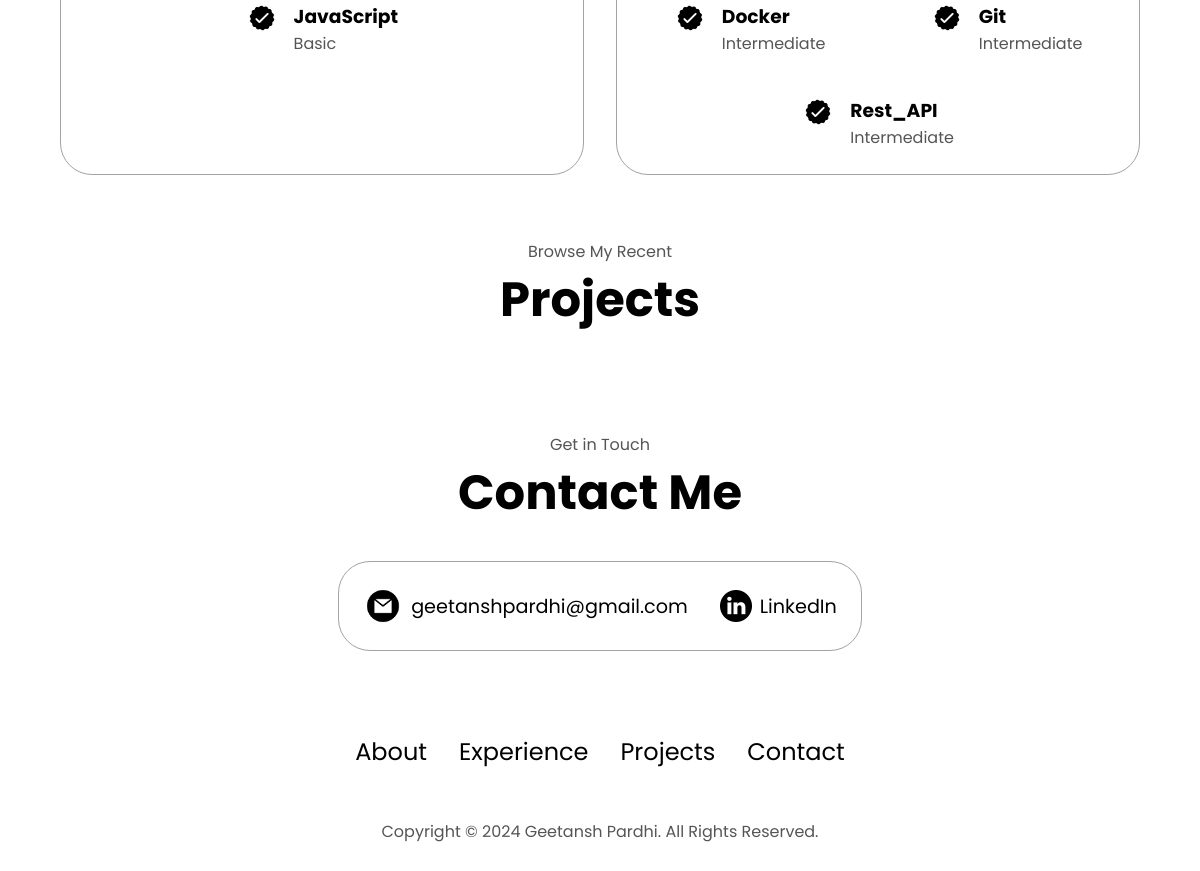
Before: / (lower part) with the older database file.
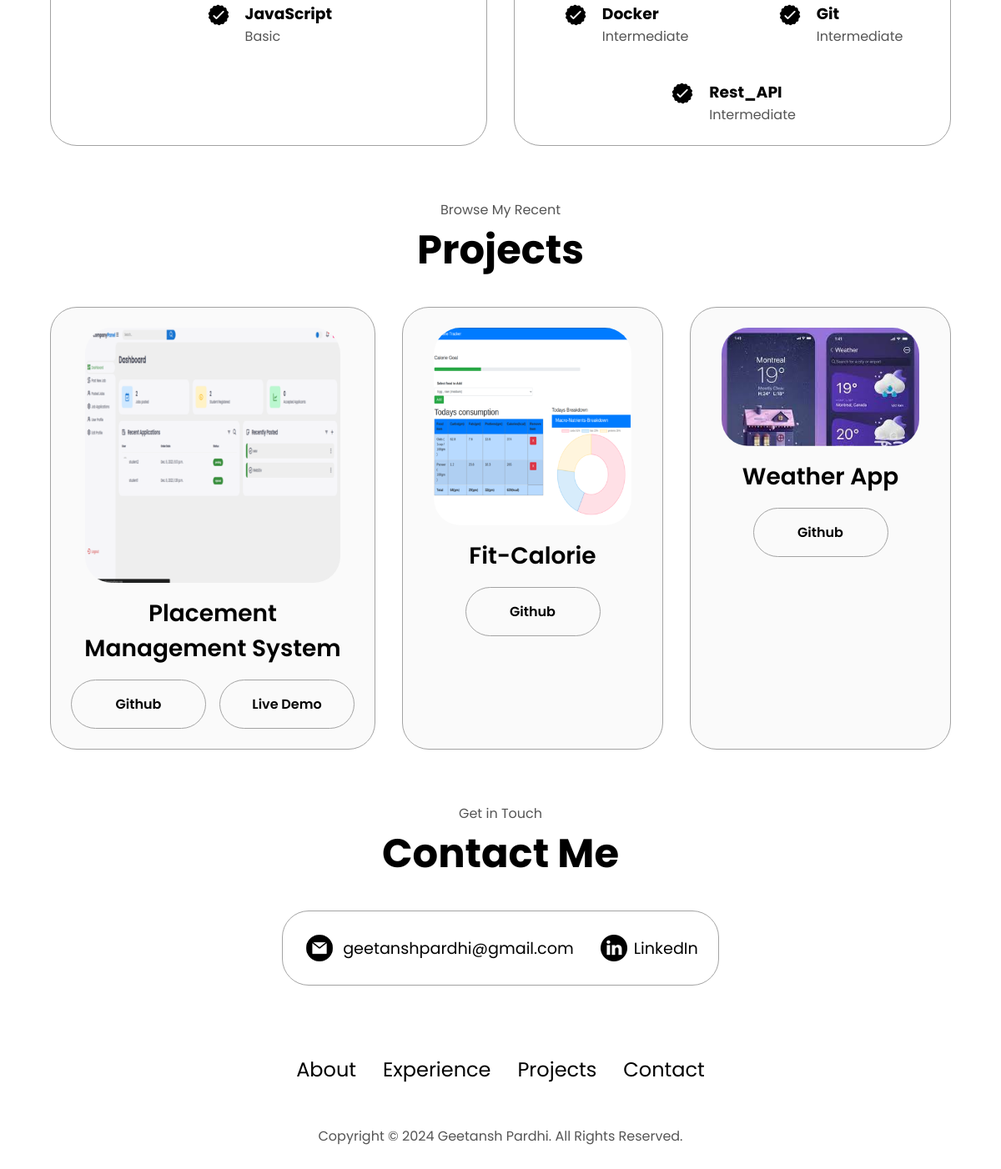
After: the same page with the newer database file.
### myapp/models.py (models this page shows, shortened)
class Project(models.Model):
    title = models.CharField(max_length=100)
    description = models.TextField()
    image = models.ImageField(upload_to='project_images/', blank=True, null=True)
    gitlink = models.CharField(max_length=500,blank=True, null=True)
    livelink = models.CharField(max_length=500,blank=True, null=True)

### myapp/views.py (the view)
# urls.py: 2. Add a URL to urlpatterns:  path('', views.home, name='home')
def home(request):
    projects = Project.objects.all()
    resume = Resume.objects.get(pk=1)
    return render(request,'myapp/home.html',{'resume':resume,'projects':projects})

### myapp/templates/myapp/home.html (shortened to what this page needs)
<!DOCTYPE html>
{% load static %}
<html lang="en">
  <head>
    <link rel="stylesheet" href="{% static 'css/style.css' %}" />
    <link rel="stylesheet" href="{% static 'css/mediaqueries.css' %}" />
  </head>
  <body>
    <section id="experience">
      <div class="experience-details-container">
        <div class="about-containers">
          <div class="details-container">
            <div class="article-container">
              <article>
                <img
                  src="{% static 'images/checkmark.png' %}"
                  alt="Experience icon"
                  class="icon"
                />
                <div>
                  <h3>JavaScript</h3>
                  <p>Basic</p>
                </div>
              </article>
            </div>
          </div>
          <div class="details-container">
            <div class="article-container">
              <article>
                <img
                  src="{% static 'images/checkmark.png' %}"
                  alt="Experience icon"
                  class="icon"
                />
                <div>
                  <h3>Docker</h3>
                  <p>Intermediate</p>
                </div>
              </article>
              <article>
                <img
                  src="{% static 'images/checkmark.png' %}"
                  alt="Experience icon"
                  class="icon"
                />
                <div>
                  <h3>Git</h3>
                  <p>Intermediate</p>
                </div>
              </article>
              <article>
                <img
                  src="{% static 'images/checkmark.png' %}"
                  alt="Experience icon"
                  class="icon"
                />
                <div>
                  <h3>Rest_API</h3>
                  <p>Intermediate</p>
                </div>
              </article>
            </div>
          </div>
        </div>
      </div>
    </section>
    <section id="projects">
      <p class="section__text__p1">Browse My Recent</p>
      <h1 class="title">Projects</h1>
      <div class="experience-details-container">
        <div class="about-containers">
          {% for project in projects %}
          <div class="details-container color-container">
            <div class="article-container">
              <img
                src="{{project.image.url}}"
                alt="Project"
                class="project-img"
              />
            </div>
            <h2 class="experience-sub-title project-title">{{project.title}}</h2>
            <div class="btn-container">
            {% if project.gitlink%}
              <a href="{{project.gitlink}}" class="btn btn-color-2 project-btn" target="_blank">Github</a>
              {% endif %}
              {% if project.livelink %}
              <a href="{{project.livelink}}" class="btn btn-color-2 project-btn" target="_blank">Live Demo</a>
              {% endif %}
            </div>
          </div>
          {% endfor %}
          </div>
        </div>
    </section>
    <section id="contact">
      <p class="section__text__p1">Get in Touch</p>
      <h1 class="title">Contact Me</h1>
      <div class="contact-info-upper-container">
        <div class="contact-info-container">
          <img
            src="{% static 'images/email.png' %}"
            alt="Email icon"
            class="icon contact-icon email-icon"
          />
          <p><a href="mailto:geetanshpardhi@gmail.com">geetanshpardhi@gmail.com</a></p>
        </div>
        <div class="contact-info-container">
          <img
            src="{% static 'images/linkedin.png' %}"
            alt="LinkedIn icon"
            class="icon contact-icon"
          />
          <p><a href="https://www.linkedin.com/in/geetansh-pardhi-875b15197/" target="_blank">LinkedIn</a></p>
        </div>
      </div>
    </section>
    <footer>
      <nav>
        <div class="nav-links-container">
          <ul class="nav-links">
            <li><a href="#about">About</a></li>
            <li><a href="#experience">Experience</a></li>
            <li><a href="#projects">Projects</a></li>
            <li><a href="#contact">Contact</a></li>
          </ul>
        </div>
      </nav>
      <p>Copyright &#169; 2024 Geetansh Pardhi. All Rights Reserved.</p>
    </footer>
  </body>
</html>

### myapp/static/css/style.css (style rules this page uses)
* { margin: 0; padding: 0; }
body { font-family: "Poppins", sans-serif; }
html { scroll-behavior: smooth; }
p { color: rgb(85, 85, 85); }
a, .btn { transition: all 300ms ease; }
nav, .nav-links { display: flex; }
nav { justify-content: space-around; align-items: center; height: 17vh; }
.nav-links { gap: 2rem; list-style: none; font-size: 1.5rem; }
a { color: black; text-decoration: none; text-decoration-color: white; }
section { padding-top: 4vh; height: 96vh; margin: 0 10rem; box-sizing: border-box; min-height: fit-content; }
.section__text__p1 { text-align: center; }
.title { font-size: 3rem; text-align: center; }
.icon { cursor: pointer; height: 2rem; }
.btn-container { display: flex; justify-content: center; gap: 1rem; }
.btn { font-weight: 600; transition: all 300ms ease; padding: 1rem; width: 8rem; border-radius: 2rem; }
.btn-color-1, .btn-color-2 { border: rgb(53, 53, 53) 0.1rem solid; }
.btn-color-2 { background: none; }
.btn-container { gap: 1rem; }
.about-containers { gap: 2rem; margin-bottom: 2rem; margin-top: 2rem; }
.about-containers, .about-details-container { display: flex; }
.details-container { padding: 1.5rem; flex: 1; background: white; border-radius: 2rem; border: rgb(53, 53, 53) 0.1rem solid; border-color: rgb(163, 163, 163); text-align: center; }
#experience { position: relative; }
.experience-sub-title { color: rgb(85, 85, 85); font-weight: 600; font-size: 1.75rem; margin-bottom: 2rem; }
.experience-details-container { display: flex; justify-content: center; flex-direction: column; }
.article-container { display: flex; text-align: initial; flex-wrap: wrap; flex-direction: row; gap: 2.5rem; justify-content: space-around; }
article { display: flex; width: 10rem; justify-content: space-around; gap: 0.5rem; }
article .icon { cursor: default; }
#projects { position: relative; }
.color-container { border-color: rgb(163, 163, 163); background: rgb(250, 250, 250); }
.project-img { border-radius: 2rem; width: 90%; height: 90%; }
.project-title { margin: 1rem; color: black; }
.project-btn { color: black; border-color: rgb(163, 163, 163); }
#contact { display: flex; justify-content: center; flex-direction: column; height: 70vh; }
.contact-info-upper-container { display: flex; justify-content: center; border-radius: 2rem; border: rgb(53, 53, 53) 0.1rem solid; border-color: rgb(163, 163, 163); background: (250, 250, 250); margin: 2rem auto; padding: 0.5rem; }
.contact-info-container { display: flex; align-items: center; justify-content: center; gap: 0.5rem; margin: 1rem; }
.contact-info-container p { font-size: larger; }
.contact-icon { cursor: default; }
.email-icon { height: 2.5rem; }
footer { height: 26vh; margin: 0 1rem; }
footer p { text-align: center; }

### myapp/static/css/mediaqueries.css (style rules this page uses)
@media screen and (max-width: 1400px) { .about-containers { flex-wrap: wrap; } }
@media screen and (max-width: 1400px) { #contact, #projects { height: fit-content; } }
@media screen and (max-width: 1200px) { #experience, .experience-details-container { margin-top: 2rem; } }
@media screen and (max-width: 1200px) { section, .section-container { height: fit-content; } }
@media screen and (max-width: 1200px) { section { margin: 0 5%; } }
@media screen and (max-width: 1200px) { .about-containers { margin-top: 0; } }

Changed rows visible on the page:
added Project: image (picture), title "Placement Management System"
added Project: image (picture), title "Fit-Calorie"
added Project: image (picture), title "Weather App"
